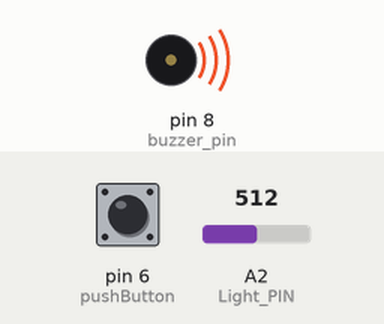
The sketch below on a simulated Arduino Uno, built with avr-gcc and run on an emulated ATmega328P. Shown: buzzer (waves = sounding). The inputs (shaded band) are chosen by the test bench; at power-on: pin 6 (pushButton) HIGH, A2 (Light_PIN) = 512.

Above: at 1.8 s.
1.9 s: pin 6 (pushButton) pulled LOW for 0.4 s
At 2.9 s:
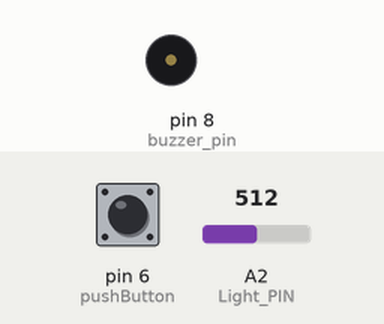
Timing chart, 0 to 4.9 s (numbered marks = the images above; inputs shaded):
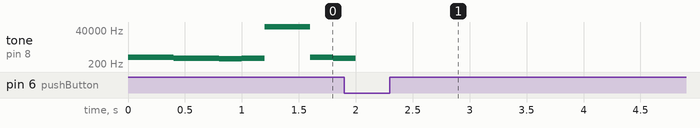

The sketch:

xiangling.ino
```cpp
#define pushButton  6
#define buzzer_pin 8 //定义蜂鸣器驱动引脚
#define buzzer_fre 600 //定义蜂鸣器输出频率
#define NOTE_D0 -1
#define NOTE_D1 294
#define NOTE_D2 330
#define NOTE_D3 350
#define NOTE_D4 393
#define NOTE_D5 441
#define NOTE_D6 495
#define NOTE_D7 556

#define NOTE_DL1 147
#define NOTE_DL2 165
#define NOTE_DL3 175
#define NOTE_DL4 196
#define NOTE_DL5 221
#define NOTE_DL6 248
#define NOTE_DL7 278

#define NOTE_DH1 589
#define NOTE_DH2 661
#define NOTE_DH3 700
#define NOTE_DH4 786
#define NOTE_DH5 882
#define NOTE_DH6 990
#define NOTE_DH7 112
//以上部分是定义是把每个音符和频率值对应起来，其实不用打这么多，但是都打上了，后面可以随意编写D调的各种歌，我这里用NOTE_D+数字表示音符，NOTE_DH+数字表示上面有点的那种音符，NOTE_DL+数字表示下面有点的那种音符。这样后面写起来比较好识别。
#define WHOLE 1
#define HALF 0.5
#define QUARTER 0.25
#define EIGHTH 0.25
#define SIXTEENTH 0.625
//这部分是用英文对应了拍子，这样后面也比较好看
int tune[] =
{
  NOTE_DH1,NOTE_D6,NOTE_D5,NOTE_D6,NOTE_D0,
  NOTE_DH1,NOTE_D6,NOTE_D5,NOTE_DH1,NOTE_D6,NOTE_D0,NOTE_D6,
  NOTE_D6,NOTE_D6,NOTE_D5,NOTE_D6,NOTE_D0,NOTE_D6,
  NOTE_DH1,NOTE_D6,NOTE_D5,NOTE_DH1,NOTE_D6,NOTE_D0,

  NOTE_D1,NOTE_D1,NOTE_D3,
  NOTE_D1,NOTE_D1,NOTE_D3,NOTE_D0,
  NOTE_D6,NOTE_D6,NOTE_D6,NOTE_D5,NOTE_D6,
  NOTE_D5,NOTE_D1,NOTE_D3,NOTE_D0,
  NOTE_DH1,NOTE_D6,NOTE_D6,NOTE_D5,NOTE_D6,
  NOTE_D5,NOTE_D1,NOTE_D2,NOTE_D0,
  NOTE_D7,NOTE_D7,NOTE_D5,NOTE_D3,
  NOTE_D5,
  NOTE_DH1,NOTE_D0,NOTE_D6,NOTE_D6,NOTE_D5,NOTE_D5,NOTE_D6,NOTE_D6,
  NOTE_D0,NOTE_D5,NOTE_D1,NOTE_D3,NOTE_D0,
  NOTE_DH1,NOTE_D0,NOTE_D6,NOTE_D6,NOTE_D5,NOTE_D5,NOTE_D6,NOTE_D6,
  NOTE_D0,NOTE_D5,NOTE_D1,NOTE_D2,NOTE_D0,
  NOTE_D3,NOTE_D3,NOTE_D1,NOTE_DL6,
  NOTE_D1,
  NOTE_D3,NOTE_D5,NOTE_D6,NOTE_D6,
  NOTE_D3,NOTE_D5,NOTE_D6,NOTE_D6,
  NOTE_DH1,NOTE_D0,NOTE_D7,NOTE_D5,
  NOTE_D6,
};//这部分就是整首曲子的音符部分，用了一个序列定义为tune，整数

float duration[]=
{
  1,1,0.5,0.5,1,
  0.5,0.5,0.5,0.5,1,0.5,0.5,
  0.5,1,0.5,1,0.5,0.5,
  0.5,0.5,0.5,0.5,1,1,

  1,1,1+1,
  0.5,1,1+0.5,1,
  1,1,0.5,0.5,1,
  0.5,1,1+0.5,1,
  0.5,0.5,0.5,0.5,1+1,
  0.5,1,1+0.5,1,
  1+1,0.5,0.5,1,
  1+1+1+1,
  0.5,0.5,0.5+0.25,0.25,0.5+0.25,0.25,0.5+0.25,0.25,
  0.5,1,0.5,1,1,
  0.5,0.5,0.5+0.25,0.25,0.5+0.25,0.25,0.5+0.25,0.25,
  0.5,1,0.5,1,1,
  1+1,0.5,0.5,1,
  1+1+1+1,
  0.5,1,0.5,1+1,
  0.5,1,0.5,1+1,
  1+1,0.5,0.5,1,
  1+1+1+1
};//这部分是整首曲子的接拍部分，也定义个序列duration，浮点（数组的个数和前面音符的个数是一样的，一一对应么）
int length;//这里定义一个变量，后面用来表示共有多少个音符
int buttonState;
int a=0;
#define Light_value1 400
int sensorValue;
#define Light_PIN A2  //光照传感器接AO引脚

#include <SoftwareSerial.h>

#include <Adafruit_NeoPixel.h>

#include <Servo.h>

boolean on_off;
boolean statusChange;
bool playing = false;


#define Light_value1 400

/*
  Standalone Sketch to use with a Arduino UNO and a
  Sharp Optical Dust Sensor GP2Y1010AU0F
*/


int samplingTime = 280;
int deltaTime = 40;
int sleepTime = 9680;

float voMeasured = 0;
float calcVoltage = 0;
float dustDensity = 0;
#define buzzer_pin 8 //定义蜂鸣器驱动引脚
#define buzzer_fre 2000 //定义蜂鸣器输出频率
#define pushButton  6


#include <Adafruit_NeoPixel.h> /*引用”Adafruit_NeoPixel.h”文件。引用的意思有点象“复制-粘贴”。include文件提供了一种很方便的方式共享了很多程序共有的信息。*/
#define PIN 2                         /*定义了控制LED的引脚，6表示Microduino的D6引脚，可通过Hub转接出来，用户可以更改 */
#define Light_PIN A2  //光照传感器接AO引脚
#define Light_value1 400


void setup(){
   Serial.begin(9600);
//   pinMode(ledPower,OUTPUT);

  pinMode(pushButton, INPUT);
  pinMode(buzzer_pin, OUTPUT);
  length = sizeof(tune)/sizeof(tune[0]);//这里用了一个sizeof函数，可以查出tone序列里有多少个音符

}
int k=0;

void loop(){


sensorValue = analogRead(Light_PIN);
if (sensorValue < Light_value1)
{
noTone(buzzer_pin);//蜂鸣器不响
k=0;
}
else if (sensorValue >= Light_value1 )

 {if(k==0){
  for(int x=0;x<length;x++)//循环音符的次数
  {
    tone(buzzer_pin,tune[x]);//此函数依次播放tune序列里的数组，即每个音符
    delay(400*duration[x]);//每个音符持续的时间，即节拍duration，400是调整时间的越大，曲子速度越慢，越小曲子速度越快，自己掌握吧
    noTone(buzzer_pin);//停止当前音符，进入下一音符

    if(digitalRead(pushButton)==0) {k=k+1;break;}
    }
  }
 // else if(k==1)
   // k*=digitalRead(pushButton);
  }}
```
